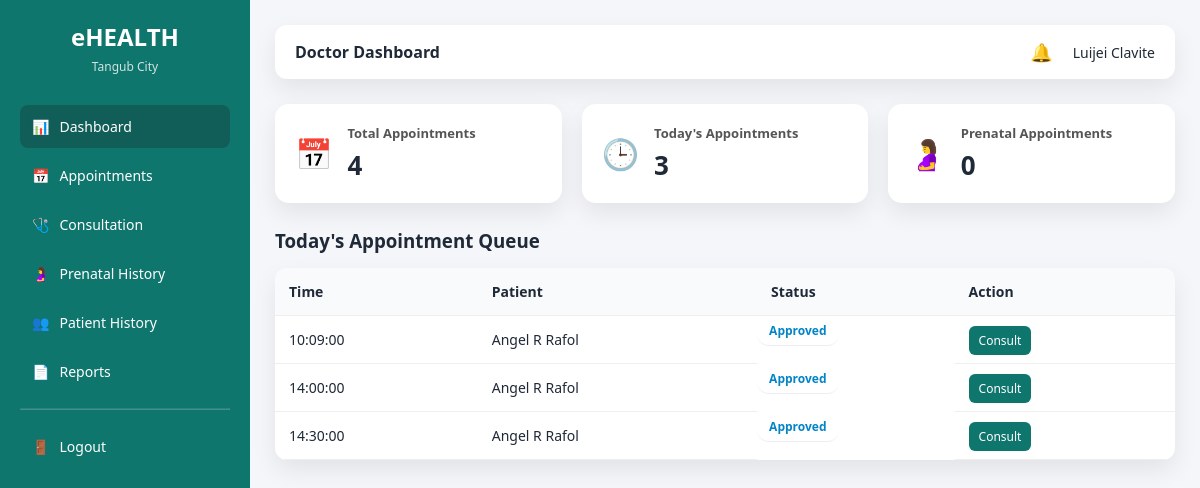
The app's page /doctor/dashboard.php (signed in), older data.
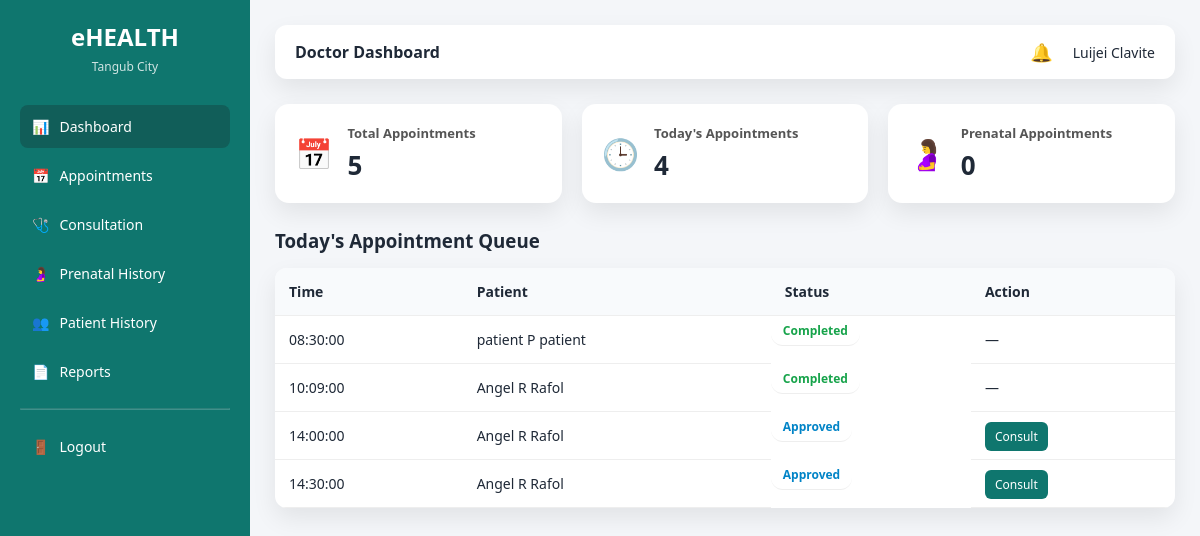
The same page, newer data.
### tables this page shows
CREATE TABLE `appointments` (
  `appointment_id` int(11) NOT NULL,
  `patient_id` int(11) NOT NULL,
  `doctor_id` int(11) NOT NULL,
  `appointment_date` date NOT NULL,
  `appointment_time` time NOT NULL,
  `reason` text DEFAULT NULL,
  `qr_code` varchar(255) DEFAULT NULL,
  `status` enum('Pending','Approved','Completed','Cancelled') DEFAULT 'Pending',
  `created_at` timestamp NOT NULL DEFAULT current_timestamp()
);

CREATE TABLE `users` (
  `user_id` int(11) NOT NULL,
  `full_name` varchar(100) NOT NULL,
  `email` varchar(100) NOT NULL,
  `password` varchar(255) NOT NULL,
  `role` enum('admin','staff','doctor','patient') NOT NULL,
  `status` enum('active','inactive') DEFAULT 'active',
  `created_at` timestamp NOT NULL DEFAULT current_timestamp()
);

### doctor/dashboard.php (the view, shortened to what this page needs)
<?php
require_once "../config/database.php";
$doctor_id = $_SESSION['user_id'];
$totalAppointments = mysqli_fetch_assoc(
    mysqli_query($conn,
        "SELECT COUNT(*) total
         FROM appointments
         WHERE doctor_id = $doctor_id"
    )
)['total'];
$todayAppointments = mysqli_fetch_assoc(
    mysqli_query($conn,
        "SELECT COUNT(*) total
         FROM appointments
         WHERE doctor_id = $doctor_id
         AND appointment_date = CURDATE()"
    )
)['total'];
$prenatalAppointments = mysqli_fetch_assoc(
    mysqli_query($conn,
        "SELECT COUNT(*) total
         FROM appointments a
         JOIN patients p ON a.patient_id = p.patient_id
         WHERE a.doctor_id = $doctor_id
         AND p.is_pregnant = 1"
    )
)['total'];
$todayList = mysqli_query(
    $conn,
    "SELECT a.appointment_id, a.appointment_time, a.status,
            u.full_name AS patient_name
     FROM appointments a
     JOIN patients p ON a.patient_id = p.patient_id
     JOIN users u ON p.user_id = u.user_id
     WHERE a.doctor_id = $doctor_id
     AND a.appointment_date = CURDATE()
     ORDER BY a.appointment_time ASC"
);
?>
<!DOCTYPE html>
<html>
<head>
    <link rel="stylesheet" href="../assets/css/ui.css">
</head>
<body>
<div class="layout">
    <?php require_once "../layouts/sidebar.php"; ?>
    <main class="main">
        <?php require_once "../layouts/topbar.php"; ?>
        <div class="dashboard-grid">
            <div class="card">
                <div class="card-icon">📅</div>
                <div>
                    <h4>Total Appointments</h4>
                    <p><?= $totalAppointments ?></p>
                </div>
            </div>
            <div class="card">
                <div class="card-icon">🕒</div>
                <div>
                    <h4>Today's Appointments</h4>
                    <p><?= $todayAppointments ?></p>
                </div>
            </div>
            <div class="card">
                <div class="card-icon">🤰</div>
                <div>
                    <h4>Prenatal Appointments</h4>
                    <p><?= $prenatalAppointments ?></p>
                </div>
            </div>
        </div>
        <h3 style="margin-bottom:15px;">Today's Appointment Queue</h3>
        <table>
            <tr>
                <th>Time</th>
                <th>Patient</th>
                <th>Status</th>
                <th>Action</th>
            </tr>
            <?php if (mysqli_num_rows($todayList) > 0): ?>
                <?php while ($row = mysqli_fetch_assoc($todayList)): ?>
                    <tr>
                        <td><?= $row['appointment_time'] ?></td>
                        <td><?= htmlspecialchars($row['patient_name']) ?></td>
                        <td class="status <?= $row['status'] ?>">
                            <?= $row['status'] ?>
                        </td>
                        <td>
                            <?php if ($row['status'] === 'Approved'): ?>
                                <a href="consultation.php?id=<?= $row['appointment_id'] ?>"
                                   class="btn-sm">
                                   Consult
                                </a>
                            <?php else: ?>
                                —
                            <?php endif; ?>
                        </td>
                    </tr>
                <?php endwhile; ?>
            <?php else: ?>
                <tr>
                    <td colspan="4">No appointments today.</td>
                </tr>
            <?php endif; ?>
        </table>
    </main>
</div>
</body>
</html>

Row changes from the older to the newer data that the page shows:
added appointments: appointment_time "08:30:00", users.full_name "patient P patient", status "Completed"
changed appointments (number 2 of 4 on the later page): status "Approved" → "Completed"; status "Consult" → "—"
Text that changed along with them:
$totalAppointments: "4" → "5"
$todayAppointments: "3" → "4"
